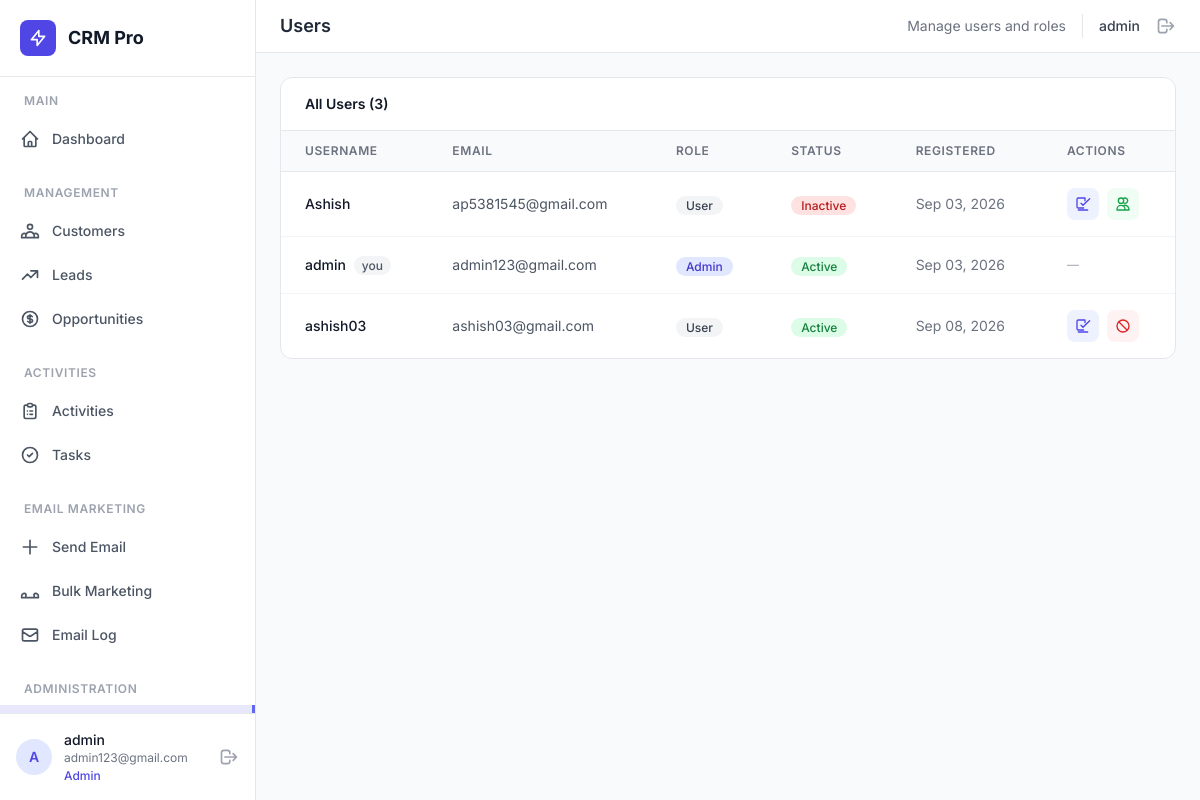
The page /crm/users/ (signed in) on the database its author committed.
### user/models.py (models this page shows, shortened)
class User(models.Model):
    id = models.AutoField(primary_key=True)
    user_name = models.CharField(max_length=100, unique=True)
    password = models.CharField(max_length=256)
    email = models.EmailField(unique=True)
    is_active = models.BooleanField(default=True)
    is_admin = models.BooleanField(default=False)
    created_at = models.DateTimeField(auto_now_add=True)

### user/views.py (the view)
# urls.py: path("users/", views.user_list, name="user_list"),
def user_list(request):
    current_user = _require_login(request)
    if not current_user:
        return redirect("login")
    if not current_user.is_admin:
        messages.error(request, "Only admins can access user management.")
        return redirect("user_home")
    users = User.objects.all().order_by("id")
    context = {
        "users": users,
        "current_user": current_user,
    }
    return render(request, "user/user_list.html", context)

### user/views.py (called while the page is built)
def _require_login(request):
    user_id = request.session.get("user_id")
    if not user_id:
        return None
    try:
        return User.objects.get(id=user_id)
    except User.DoesNotExist:
        return None

### user/templates/user/user_list.html (shortened to what this page needs)
{% extends "base.html" %}
{% load static %}
{% block page_title %}Users{% endblock %}
{% block page_subtitle %}Manage users and roles{% endblock %}
{% block content %}
<div class="bg-white rounded-xl border border-gray-200 overflow-hidden">
    <div class="px-6 py-4 border-b border-gray-200">
        <h3 class="text-sm font-semibold text-gray-900">All Users ({{ users|length }})</h3>
    </div>
    <div class="overflow-x-auto">
        <table class="w-full">
            <thead class="bg-gray-50 border-b border-gray-200">
                <tr>
                    <th class="px-6 py-3 text-left text-xs font-semibold text-gray-500 uppercase tracking-wider">Username</th>
                    <th class="px-6 py-3 text-left text-xs font-semibold text-gray-500 uppercase tracking-wider">Email</th>
                    <th class="px-6 py-3 text-left text-xs font-semibold text-gray-500 uppercase tracking-wider">Role</th>
                    <th class="px-6 py-3 text-left text-xs font-semibold text-gray-500 uppercase tracking-wider">Status</th>
                    <th class="px-6 py-3 text-left text-xs font-semibold text-gray-500 uppercase tracking-wider">Registered</th>
                    <th class="px-6 py-3 text-left text-xs font-semibold text-gray-500 uppercase tracking-wider">Actions</th>
                </tr>
            </thead>
            <tbody class="divide-y divide-gray-100">
                {% for user in users %}
                <tr class="hover:bg-gray-50 transition-colors">
                    <td class="px-6 py-4 text-sm font-medium text-gray-900">
                        {{ user.user_name }}
                        {% if user.id == current_user.id %}
                        <span class="ml-1 px-2 py-0.5 text-xs font-medium rounded-full bg-gray-100 text-gray-600">you</span>
                        {% endif %}
                    </td>
                    <td class="px-6 py-4 text-sm text-gray-600">{{ user.email }}</td>
                    <td class="px-6 py-4">
                        <span class="px-2.5 py-0.5 text-xs font-medium rounded-full {% if user.is_admin %}bg-indigo-100 text-indigo-700{% else %}bg-gray-100 text-gray-700{% endif %}">
                            {% if user.is_admin %}Admin{% else %}User{% endif %}
                        </span>
                    </td>
                    <td class="px-6 py-4">
                        <span class="px-2.5 py-0.5 text-xs font-medium rounded-full {% if user.is_active %}bg-green-100 text-green-700{% else %}bg-red-100 text-red-700{% endif %}">
                            {% if user.is_active %}Active{% else %}Inactive{% endif %}
                        </span>
                    </td>
                    <td class="px-6 py-4 text-sm text-gray-500">{{ user.created_at|date:"M d, Y" }}</td>
                    <td class="px-6 py-4">
                        <div class="flex items-center gap-2">
                            {% if user.id != current_user.id %}
                            <form method="POST" action="{% url 'user_toggle_admin' user.pk %}" class="inline-flex">
                                <button type="submit" class="inline-flex items-center justify-center w-8 h-8 bg-indigo-50 text-indigo-600 rounded-lg hover:bg-indigo-100 transition-colors" title="{% if user.is_admin %}Revoke admin{% else %}Make admin{% endif %}">
                                    {% if user.is_admin %}
                                    <svg class="w-4 h-4" fill="none" stroke="currentColor" viewBox="0 0 24 24"><path stroke-linecap="round" stroke-linejoin="round" stroke-width="2" d="M12 15v2m-6 4h12a2 2 0 002-2v-6a2 2 0 00-2-2H6a2 2 0 00-2 2v6a2 2 0 002 2zm10-10V7a4 4 0 00-8 0v4h8z"/></svg>
                                    {% else %}
                                    <svg class="w-4 h-4" fill="none" stroke="currentColor" viewBox="0 0 24 24"><path stroke-linecap="round" stroke-linejoin="round" stroke-width="2" d="M9 11l3 3L22 4m-9 14H5c-1.657 0-2-1.343-2-2V5a2 2 0 012-2h10v4M5 21h14"/></svg>
                                    {% endif %}
                                </button>
                            </form>
                            <form method="POST" action="{% url 'user_toggle_active' user.pk %}" class="inline-flex">
                                <button type="submit" class="inline-flex items-center justify-center w-8 h-8 {% if user.is_active %}bg-red-50 text-red-600 hover:bg-red-100{% else %}bg-green-50 text-green-600 hover:bg-green-100{% endif %} rounded-lg transition-colors" title="{% if user.is_active %}Deactivate{% else %}Activate{% endif %}">
                                    {% if user.is_active %}
                                    <svg class="w-4 h-4" fill="none" stroke="currentColor" viewBox="0 0 24 24"><path stroke-linecap="round" stroke-linejoin="round" stroke-width="2" d="M18.364 18.364A9 9 0 005.636 5.636m12.728 12.728A9 9 0 015.636 5.636m12.728 12.728L5.636 5.636"/></svg>
                                    {% else %}
                                    <svg class="w-4 h-4" fill="none" stroke="currentColor" viewBox="0 0 24 24"><path stroke-linecap="round" stroke-linejoin="round" stroke-width="2" d="M12 4.354a4 4 0 110 5.292M15 21H3v-1a6 6 0 0112 0v1zm0 0h6v-1a6 6 0 00-9-5.197M13 7a4 4 0 11-8 0 4 4 0 018 0z"/></svg>
                                    {% endif %}
                                </button>
                            </form>
                            {% else %}
                            <span class="text-xs text-gray-400">—</span>
                            {% endif %}
                        </div>
                    </td>
                </tr>
                {% empty %}
                <tr>
                    <td colspan="6" class="px-6 py-12 text-center text-sm text-gray-500">No users found.</td>
                </tr>
                {% endfor %}
            </tbody>
        </table>
    </div>
</div>
{% endblock %}

### user/templates/base.html (shortened to what this page needs)
<!DOCTYPE html>
<html lang="en">
<head>
    <script src="https://cdn.tailwindcss.com"></script>
</head>
<body class="bg-gray-50 text-gray-900">
    <div class="flex min-h-screen">
        <aside id="sidebar" class="w-64 bg-white border-r border-gray-200 flex flex-col fixed h-full z-30 transition-transform duration-300">
            <div class="p-5 border-b border-gray-200">
                <div class="flex items-center gap-3">
                    <div class="w-9 h-9 bg-indigo-600 rounded-lg flex items-center justify-center">
                        <svg class="w-5 h-5 text-white" fill="none" stroke="currentColor" viewBox="0 0 24 24">
                            <path stroke-linecap="round" stroke-linejoin="round" stroke-width="2" d="M13 10V3L4 14h7v7l9-11h-7z"/>
                        </svg>
                    </div>
                    <span class="text-lg font-bold text-gray-900">CRM Pro</span>
                </div>
            </div>
            <nav class="flex-1 py-4 overflow-y-auto">
                <div class="px-3 mb-2">
                    <p class="text-xs font-semibold text-gray-400 uppercase tracking-wider px-3 mb-2">Main</p>
                </div>
                <a href="{% url 'user_home' %}" class="sidebar-link flex items-center gap-3 px-5 py-3 text-sm font-medium text-gray-600 {% if request.resolver_match.url_name == 'user_home' %}active{% endif %}">
                    <svg class="w-5 h-5" fill="none" stroke="currentColor" viewBox="0 0 24 24"><path stroke-linecap="round" stroke-linejoin="round" stroke-width="2" d="M3 12l2-2m0 0l7-7 7 7M5 10v10a1 1 0 001 1h3m10-11l2 2m-2-2v10a1 1 0 01-1 1h-3m-6 0a1 1 0 001-1v-4a1 1 0 011-1h2a1 1 0 011 1v4a1 1 0 001 1m-6 0h6"/></svg>
                    Dashboard
                </a>
                <div class="px-3 mt-6 mb-2">
                    <p class="text-xs font-semibold text-gray-400 uppercase tracking-wider px-3 mb-2">Management</p>
                </div>
                <a href="{% url 'customer_list' %}" class="sidebar-link flex items-center gap-3 px-5 py-3 text-sm font-medium text-gray-600 {% if request.resolver_match.url_name == 'customer_list' %}active{% endif %}">
                    Customers
                </a>
                <a href="{% url 'lead_list' %}" class="sidebar-link flex items-center gap-3 px-5 py-3 text-sm font-medium text-gray-600 {% if request.resolver_match.url_name == 'lead_list' %}active{% endif %}">
                    <svg class="w-5 h-5" fill="none" stroke="currentColor" viewBox="0 0 24 24"><path stroke-linecap="round" stroke-linejoin="round" stroke-width="2" d="M13 7h8m0 0v8m0-8l-8 8-4-4-6 6"/></svg>
                    Leads
                </a>
                <a href="{% url 'opportunity_list' %}" class="sidebar-link flex items-center gap-3 px-5 py-3 text-sm font-medium text-gray-600 {% if request.resolver_match.url_name == 'opportunity_list' %}active{% endif %}">
                    Opportunities
                </a>
                <div class="px-3 mt-6 mb-2">
                    <p class="text-xs font-semibold text-gray-400 uppercase tracking-wider px-3 mb-2">Activities</p>
                </div>
                <a href="{% url 'activity_list' %}" class="sidebar-link flex items-center gap-3 px-5 py-3 text-sm font-medium text-gray-600 {% if request.resolver_match.url_name == 'activity_list' %}active{% endif %}">
                    <svg class="w-5 h-5" fill="none" stroke="currentColor" viewBox="0 0 24 24"><path stroke-linecap="round" stroke-linejoin="round" stroke-width="2" d="M9 5H7a2 2 0 00-2 2v12a2 2 0 002 2h10a2 2 0 002-2V7a2 2 0 00-2-2h-2M9 5a2 2 0 002 2h2a2 2 0 002-2M9 5a2 2 0 012-2h2a2 2 0 012 2m-3 7h3m-3 4h3m-6-4h.01M9 16h.01"/></svg>
                    Activities
                </a>
                <a href="{% url 'task_list' %}" class="sidebar-link flex items-center gap-3 px-5 py-3 text-sm font-medium text-gray-600 {% if request.resolver_match.url_name == 'task_list' %}active{% endif %}">
                    <svg class="w-5 h-5" fill="none" stroke="currentColor" viewBox="0 0 24 24"><path stroke-linecap="round" stroke-linejoin="round" stroke-width="2" d="M9 12l2 2 4-4m6 2a9 9 0 11-18 0 9 9 0 0118 0z"/></svg>
                    Tasks
                </a>
                <div class="px-3 mt-6 mb-2">
                    <p class="text-xs font-semibold text-gray-400 uppercase tracking-wider px-3 mb-2">Email Marketing</p>
                </div>
                <a href="{% url 'email_compose' %}" class="sidebar-link flex items-center gap-3 px-5 py-3 text-sm font-medium text-gray-600 {% if request.resolver_match.url_name == 'email_compose' %}active{% endif %}">
                    <svg class="w-5 h-5" fill="none" stroke="currentColor" viewBox="0 0 24 24"><path stroke-linecap="round" stroke-linejoin="round" stroke-width="2" d="M12 4v16m8-8H4"/></svg>
                    Send Email
                </a>
                <a href="{% url 'email_bulk' %}" class="sidebar-link flex items-center gap-3 px-5 py-3 text-sm font-medium text-gray-600 {% if request.resolver_match.url_name == 'email_bulk' %}active{% endif %}">
                    <svg class="w-5 h-5" fill="none" stroke="currentColor" viewBox="0 0 24 24"><path stroke-linecap="round" stroke-linejoin="round" stroke-width="2" d="M17 20h5v-2a3 3 0 00-5.356-1.857M17 20H7m10 0v-2c0-.656-.126-1.283-.356-1.857M7 20H2v-2a3 3 0 015.356-1.857M7 20v-2c0-.656.126-1.283.356-1.857"/></svg>
                    Bulk Marketing
                </a>
                <a href="{% url 'email_log' %}" class="sidebar-link flex items-center gap-3 px-5 py-3 text-sm font-medium text-gray-600 {% if request.resolver_match.url_name == 'email_log' %}active{% endif %}">
                    <svg class="w-5 h-5" fill="none" stroke="currentColor" viewBox="0 0 24 24"><path stroke-linecap="round" stroke-linejoin="round" stroke-width="2" d="M3 8l7.89 5.26a2 2 0 002.22 0L21 8M5 19h14a2 2 0 002-2V7a2 2 0 00-2-2H5a2 2 0 00-2 2v10a2 2 0 002 2z"/></svg>
                    Email Log
                </a>
                {% if current_user.is_admin %}
                <div class="px-3 mt-6 mb-2">
                    <p class="text-xs font-semibold text-gray-400 uppercase tracking-wider px-3 mb-2">Administration</p>
                </div>
                <a href="{% url 'user_list' %}" class="sidebar-link flex items-center gap-3 px-5 py-3 text-sm font-medium text-gray-600 {% if request.resolver_match.url_name == 'user_list' %}active{% endif %}">
                </a>
                {% endif %}
            </nav>
            <div class="p-4 border-t border-gray-200">
                <div class="flex items-center gap-3">
                    <div class="w-9 h-9 bg-indigo-100 rounded-full flex items-center justify-center">
                        <span class="text-sm font-semibold text-indigo-600">{{ current_user.user_name|first|upper }}</span>
                    </div>
                    <div class="flex-1 min-w-0">
                        <p class="text-sm font-medium text-gray-900 truncate">{{ current_user.user_name }}</p>
                        <p class="text-xs text-gray-500 truncate">{{ current_user.email }}</p>
                        <p class="text-xs mt-0.5 font-medium {% if current_user.is_admin %}text-indigo-600{% else %}text-gray-400{% endif %}">
                            {% if current_user.is_admin %}Admin{% else %}User{% endif %}
                        </p>
                    </div>
                    <a href="{% url 'logout' %}" class="text-gray-400 hover:text-red-500 transition-colors" title="Logout">
                        <svg class="w-5 h-5" fill="none" stroke="currentColor" viewBox="0 0 24 24"><path stroke-linecap="round" stroke-linejoin="round" stroke-width="2" d="M17 16l4-4m0 0l-4-4m4 4H7m6 4v1a3 3 0 01-3 3H6a3 3 0 01-3-3V7a3 3 0 013-3h4a3 3 0 013 3v1"/></svg>
                    </a>
                </div>
            </div>
        </aside>
        <div class="flex-1 ml-64">
            <header class="bg-white border-b border-gray-200 px-6 py-3 sticky top-0 z-10">
                <div class="flex items-center justify-between">
                    <div class="flex items-center gap-4">
                        <h1 class="text-lg font-semibold text-gray-800">{% block page_title %}Dashboard{% endblock %}</h1>
                    </div>
                    <div class="flex items-center gap-4">
                        <span class="text-sm text-gray-500">{% block page_subtitle %}{% endblock %}</span>
                        <span class="text-sm font-medium text-gray-700">{{ current_user.user_name }}</span>
                        <a href="{% url 'logout' %}" class="text-gray-400 hover:text-red-500 transition-colors" title="Sign Out">
                            <svg class="w-5 h-5" fill="none" stroke="currentColor" viewBox="0 0 24 24"><path stroke-linecap="round" stroke-linejoin="round" stroke-width="2" d="M17 16l4-4m0 0l-4-4m4 4H7m6 4v1a3 3 0 01-3 3H6a3 3 0 01-3-3V7a3 3 0 013-3h4a3 3 0 013 3v1"/></svg>
                        </a>
                    </div>
                </div>
            </header>
            <main class="p-6">
                {% block content %}{% endblock %}
            </main>
        </div>
    </div>
</body>
</html>

### user/templates/base.html (style rules this page uses)
body { font-family: 'Inter', sans-serif; }
.sidebar-link.active { background: rgba(99, 102, 241, 0.15); color: #6366f1; border-right: 3px solid #6366f1; }

### rows shown on the page
User: user_name|first "A", user_name "admin", email "admin123@gmail.com", shows "you", is_admin "Admin", is_active "Active", created_at "Sep 03, 2026"
User: user_name "Ashish", email "ap5381545@gmail.com", is_admin "User", is_active "Inactive", created_at "Sep 03, 2026"
User: user_name "ashish03", email "ashish03@gmail.com", is_admin "User", is_active "Active", created_at "Sep 08, 2026"

### other values the page prints
{{ users|length }} "3"
